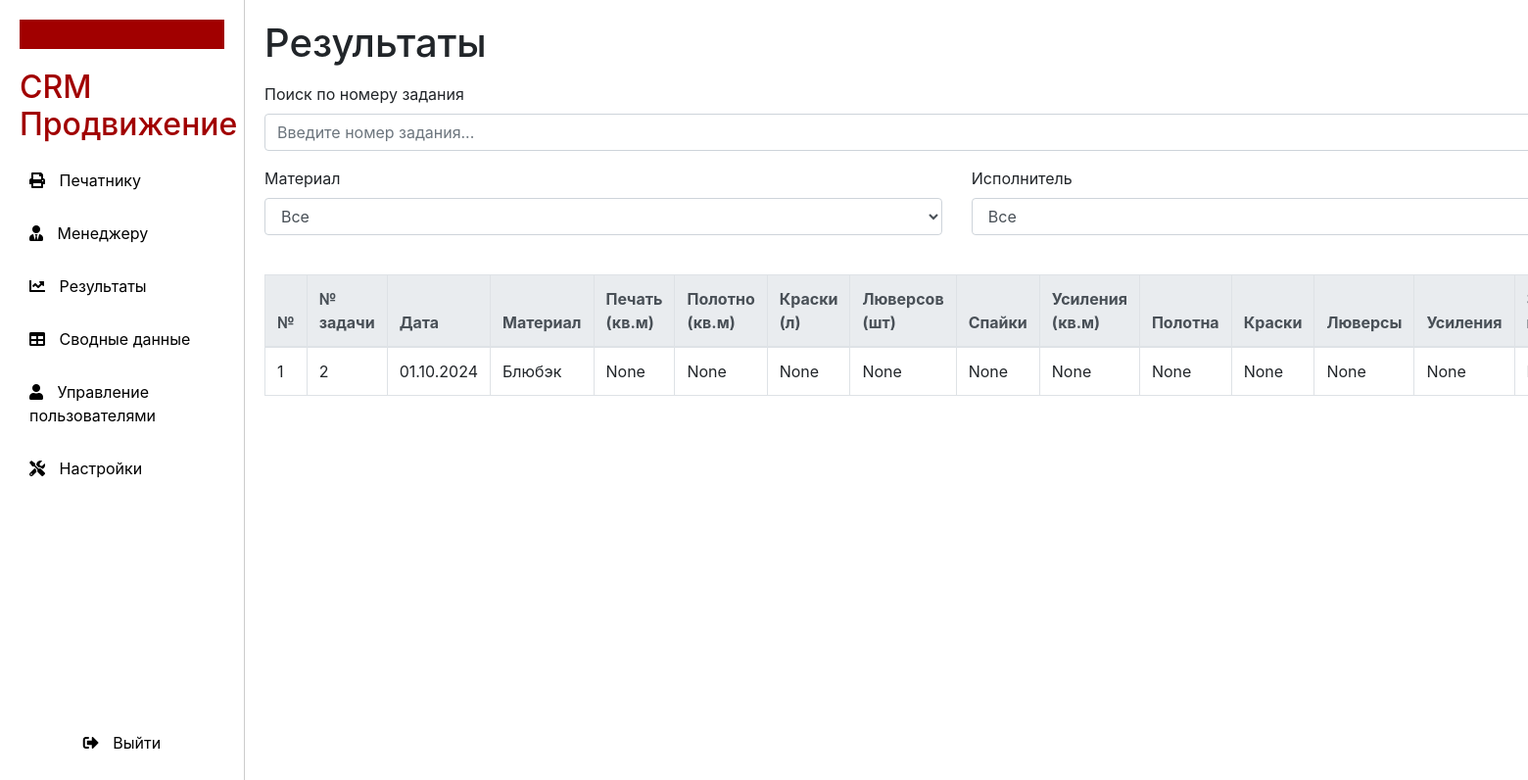
The page /results (signed in) on the database its author committed.
### models.py (models this page shows)
class Result(Base):
    __tablename__ = 'results'
    order_id = Column(Integer, ForeignKey('orders.id'), primary_key=True)
    total_print_area = Column(Float, nullable=True)
    total_canvas_area = Column(Float, nullable=True)
    total_paints = Column(Float, nullable=True)
    total_eyelets = Column(Integer, nullable=True)
    total_spikes = Column(Integer, nullable=True)
    total_reinforcements = Column(Integer, nullable=True)
    expenses_canvas = Column(Float, nullable=True)
    expenses_prints = Column(Float, nullable=True)
    expenses_eyelets = Column(Float, nullable=True)
    expenses_reinforcements = Column(Float, nullable=True)
    salary_printer = Column(Float, nullable=True)
    salary_eyelet_worker = Column(Float, nullable=True)
    salary_cutter = Column(Float, nullable=True)
    salary_welder = Column(Float, nullable=True)
    total_expenses = Column(Float, nullable=True)
    tax = Column(Float, nullable=True)
    margin = Column(Float, nullable=True)
    order: Mapped["Order"] = relationship(back_populates="result")

class Order(Base):
    __tablename__ = 'orders'
    id = Column(Integer, primary_key=True, autoincrement=True)
    task_number = Column(Integer, nullable=False)
    date = Column(Date, nullable=False)
    subject = Column(String, nullable=False)
    material = Column(String, nullable=False)
    quantity = Column(Integer, nullable=False)
    performer = Column(String, nullable=False)
    print_width = Column(Float, nullable=False)
    print_height = Column(Float, nullable=False)
    canvas_width = Column(Float, nullable=False)
    canvas_length = Column(Float, nullable=False)
    eyelets = Column(String, nullable=False)
    spike = Column(String, nullable=False)
    reinforcement = Column(String, nullable=False)
    customer = Column(String, nullable=True)
    price_per_unit = Column(Integer, nullable=True)
    total_amount = Column(Integer, nullable=True)
    result: Mapped["Result"] = relationship(back_populates="order")

### main.py (the view)
@app.get("/results", response_class=HTMLResponse)
def results_page(request: Request, db: Session = Depends(get_db), current_user: User = Depends(get_current_user)):
    check_role_access(current_user, {Role.superuser, Role.admin})
    results = db.query(Result).order_by(Result.order_id.desc()).all()
    return templates.TemplateResponse("results.html", {"request": request,
                                                       "results": results,
                                                       "user": current_user,
                                                       "role": current_user.role.value, })

### templates/results.html (shortened to what this page needs)
{% extends "layout.html" %}
{% block result %}
<div class="content">
    <h1>Результаты</h1>
    <div class="form-group mt-3">
        <label for="search_task">Поиск по номеру задания</label>
        <input type="text" class="form-control" id="search_task" oninput="applyFilters()" placeholder="Введите номер задания...">
    </div>
    <div class="row mt-3">
        <div class="col-md-4 form-group">
            <label for="filter_material">Материал</label>
            <select class="form-control" id="filter_material" onchange="applyFilters()">
                <option value="">Все</option>
            </select>
        </div>
        <div class="col-md-4 form-group">
            <label for="filter_printer">Исполнитель</label>
            <select class="form-control" id="filter_printer" onchange="applyFilters()">
                <option value="">Все</option>
            </select>
        </div>
    </div>
    <table class="table table-bordered mt-4" id="results_table">
        <thead class="thead-light">
        <tr>
            <th>№</th>
            <th>№ задачи</th>
            <th>Дата</th>
            <th>Материал</th>
            <th>Печать (кв.м)</th>
            <th>Полотно (кв.м)</th>
            <th>Краски (л)</th>
            <th>Люверсов (шт)</th>
            <th>Спайки</th>
            <th>Усиления (кв.м)</th>
            <th>Полотна</th>
            <th>Краски</th>
            <th>Люверсы</th>
            <th>Усиления</th>
            <th>ЗП печатнику</th>
        </tr>
        </thead>
        {% if results %}
        <tbody>
        {% for result in results %}
        <tr class="result-row" data-task-number="{{ result.order.task_number }}" data-material="{{ result.order.material }}" data-printer="{{ result.order.performer }}" data-date="{{ result.order.date.strftime('%Y-%m-%d') }}">
            <td>{{ result.order.id }}</td>
            <td>{{ result.order.task_number }}</td>
            <td>{{ result.order.date.strftime("%d.%m.%Y") }}</td>
            <td>{{ result.order.material }}</td>
            <td>{{ result.total_print_area }}</td>
            <td>{{ result.total_canvas_area }}</td>
            <td>{{ result.total_paints }}</td>
            <td>{{ result.total_eyelets }}</td>
            <td>{{ result.total_spikes }}</td>
            <td>{{ result.total_reinforcements }}</td>
            <td>{{ result.expenses_canvas }}</td>
            <td>{{ result.expenses_prints }}</td>
            <td>{{ result.expenses_eyelets }}</td>
            <td>{{ result.expenses_reinforcements }}</td>
            <td>{{ result.salary_printer }}</td>
        </tr>
        {% endfor %}
        </tbody>
        {% else %}
        <tr>
            <td colspan="22">Нет доступных результатов</td>
        </tr>
        {% endif %}
    </table>
</div>
{% endblock %}

### templates/layout.html (shortened to what this page needs)
<!DOCTYPE html>
<html lang="ru">
<head>
    <link href="https://stackpath.bootstrapcdn.com/bootstrap/4.5.2/css/bootstrap.min.css" rel="stylesheet">
    <link rel="stylesheet" href="https://cdnjs.cloudflare.com/ajax/libs/font-awesome/5.15.4/css/all.min.css">
</head>
<body>
{% include 'sidebar.html' %}
{% block result %}
{% endblock %}
</body>
</html>

### templates/sidebar.html (shortened to what this page needs)
<div class="sidebar">
    <div class="top-strip"></div>
    <h2>CRM Продвижение</h2>
    <ul class="nav flex-column" style="flex-grow: 1; list-style-type: none; padding: 0;">
        {% if role == 'Печатник' %}
        <li class="nav-item">
            <a class="nav-link" href="/printer">
                <i class="fas fa-print"></i> Печатнику
            </a>
        </li>
        {% elif role == 'Менеджер' %}
        <li class="nav-item">
            <a class="nav-link" href="/manager">
                <i class="fas fa-user-tie"></i> Менеджеру
            </a>
        </li>
        {% elif role == 'Администратор' or role == 'Суперпользователь' %}
        <li class="nav-item">
            <a class="nav-link" href="/printer">
                <i class="fas fa-print"></i> Печатнику
            </a>
        </li>
        <li class="nav-item">
            <a class="nav-link" href="/manager">
                <i class="fas fa-user-tie"></i> Менеджеру
            </a>
        </li>
        <li class="nav-item">
            <a class="nav-link" href="/results">
                <i class="fas fa-chart-line"></i> Результаты
            </a>
        </li>
        <li class="nav-item">
            <a class="nav-link" href="/summary">
                <i class="fas fa-table"></i> Сводные данные
            </a>
        </li>
        <li class="nav-item">
            <a class="nav-link" href="/admin">
                <i class="fas fa-user"></i> Управление пользователями
            </a>
        </li>
        <li class="nav-item">
            <a class="nav-link" href="/settings">
                <i class="fas fa-tools"></i> Настройки
            </a>
        </li>
        {% endif %}
    </ul>
    <form action="/logout" method="post" style="display: inline;">
        <button type="submit" class="nav-link exit-link" style="border: none; background: none; cursor: pointer;">
            <i class="fas fa-sign-out-alt"></i> Выйти
        </button>
    </form>
</div>

### templates/layout.html (style rules this page uses)
body { display: flex; min-height: 100vh; margin: 0; }
.content { flex: 1; padding: 20px; }
.sidebar { background-color: #000; color: white; height: 100vh; padding: 20px; }
.nav-link { color: white; }
.nav-link i { margin-right: 10px; }

### templates/sidebar.html (style rules this page uses)
.sidebar { background-color: #ffffff; padding: 20px; height: 100vh; color: #000; width: 250px; display: flex; flex-direction: column; border-right: 1px solid #ccc; }
.top-strip { background-color: #a10000; height: 30px; width: 100%; margin-bottom: 20px; }
h2 { color: #a10000; margin: 0 0 15px; }
.nav { flex-grow: 1; overflow-y: auto; padding: 0; margin: 0; list-style-type: none; }
.nav-link { color: #000; text-decoration: none; display: inline-block; width: 100%; padding: 10px; }
.nav-item { margin-bottom: 10px; }
.exit-link { background-color: #c30000; text-align: center; margin-top: auto; }

### rows shown on the page
Result: order.id "1", order.task_number "2", order "01.10.2024", order.material "Блюбэк", total_print_area "None", total_canvas_area "None", total_paints "None", total_eyelets "None", total_spikes "None", total_reinforcements "None", expenses_canvas "None", expenses_prints "None", expenses_eyelets "None", expenses_reinforcements "None"
